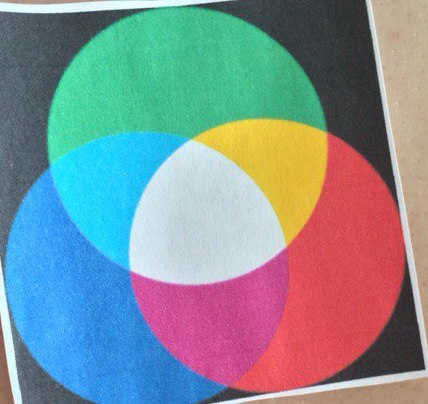
#> input picture image-processing/test.jpg, 428 x 404 px, found by its file name
$ python canny.py
#> lines starting #> are read from the running program, lines starting #| are printed output that depends on the picture; after the words box and inside, x2 and y2 are one past the last pixel; in counts of white or black regions, pixels touching at a corner belong together
import numpy as np
import matplotlib.pyplot as plt
from skimage import feature, color
from PIL import Image

# Import a test image, preprocessing
im = Image.open("/Users/apple/tutorial/test.jpg")
#> im is the input picture: PIL image 428x404 RGB; mean R, G, B 129, 144, 149.8
im = np.asarray(im)
gimg = color.rgb2gray(im)
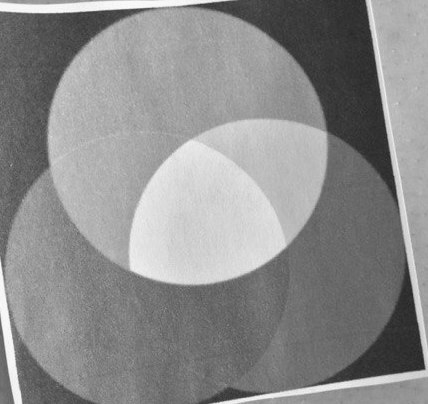
#> gimg: shape (404, 428) float64; min 0.128, max 0.992, mean 0.554
print('You are now working with', type(gimg))
#| You are now working with <class 'numpy.ndarray'>

# Compute the Canny filter for two values of sigma
# In this code -- sigma1 = 1, sigma2 = 1.8
edges1 = feature.canny(gimg)
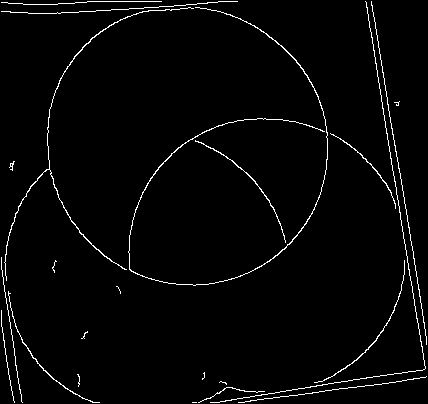
#> edges1: shape (404, 428) bool; 2.4% white in thin lines or dots
edges2 = feature.canny(gimg, sigma=1.8)
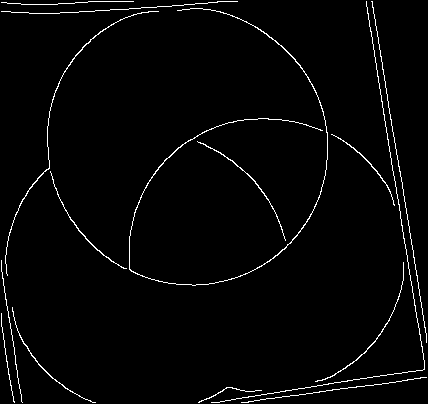
#> edges2: shape (404, 428) bool; 2.3% white in thin lines or dots

# Display results
fig, (ax1, ax2, ax3) = plt.subplots(nrows=1, ncols=3, figsize=(8, 3),
                                    sharex=True, sharey=True)

ax1.imshow(gimg, cmap=plt.cm.gray)
ax1.axis('off')
ax1.set_title('Image to analyze', fontsize=20)

ax2.imshow(edges1, cmap=plt.cm.gray)
ax2.axis('off')
ax2.set_title('Canny filter, $\sigma=1$', fontsize=20)

ax3.imshow(edges2, cmap=plt.cm.gray)
ax3.axis('off')
ax3.set_title('Canny filter, $\sigma=1.8$', fontsize=20)

fig.tight_layout()

plt.show()
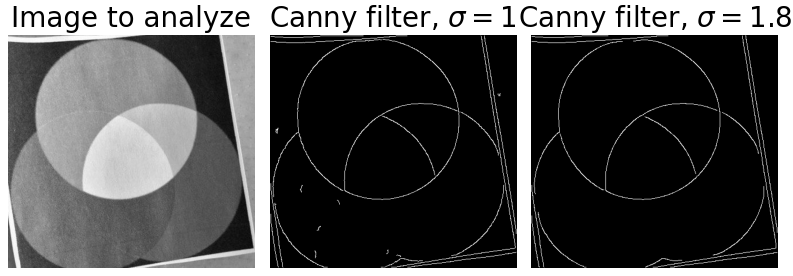
#> figure drawn by matplotlib, 3 panels

$ run again, with image-processing/example_fsq_1.png saved as image-processing/test.jpg
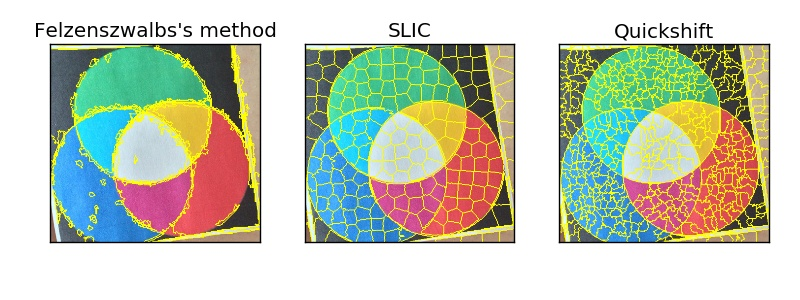
#> input picture image-processing/example_fsq_1.png, 800 x 300 px, found by its file name
#> im is the input picture: PIL image 800x300 RGB; mean R, G, B 195.2, 201.8, 182.2
#| You are now working with <class 'numpy.ndarray'>
#> `edges1 = feature.canny(gimg)`:
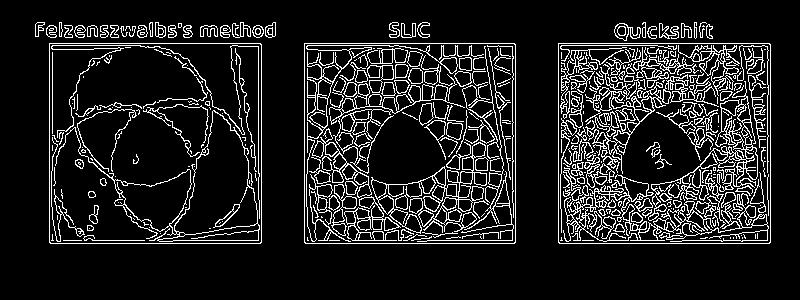
#> edges1: shape (300, 800) bool; 12.2% white in thin lines or dots, all inside (x1, y1, x2, y2) = (35, 22, 771, 244)
#> edges2: shape (300, 800) bool; 8.6% white in thin lines or dots, all inside (x1, y1, x2, y2) = (35, 21, 772, 245)
#> `plt.show()`:
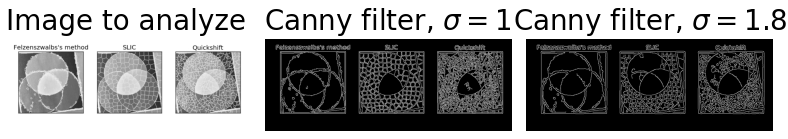
#> figure drawn by matplotlib, 3 panels
